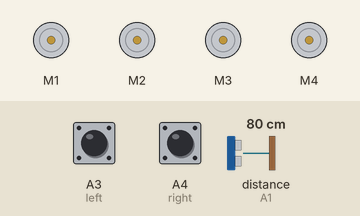
This sketch was run on a simulated Arduino Uno, built with avr-gcc and run on an emulated ATmega328P. Shown: 4 × DC motor (green arrow = forward, orange = backward, longer = faster). The test bench sets the inputs (shaded band); at power-on: distance to the obstacle (sensor on A1) 80 cm, A3 (left) HIGH, A4 (right) HIGH. The echo pulse lasts 58.3 µs per cm; what the sketch prints to the serial monitor is not drawn.

Above: at 1.2 s.
1.3 s: distance to the obstacle (sensor on A1) set to 6 cm
2.8 s: distance to the obstacle (sensor on A1) set to 3 cm
At 3.6 s:
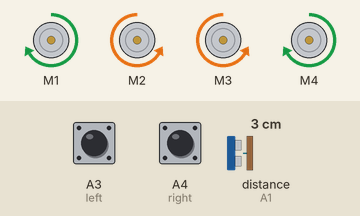
At 6.0 s:
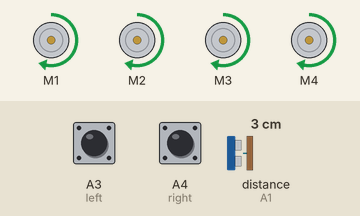
Timing chart, 0 to 11.8 s (numbered marks = the images above; inputs shaded):
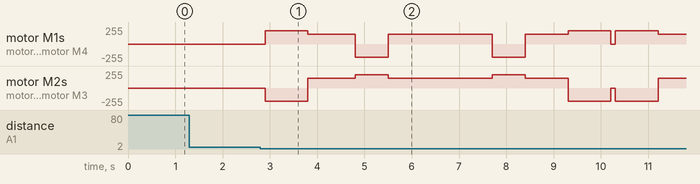

The sketch:

line_following_avoid_obstacle.ino
```cpp
//ARDUINO LINE FOLLOWING CAR//
// YOU HAVE TO INSTALL THE AFMOTOR LIBRARY BEFORE UPLOAD THE CODE//
// GO TO SKETCH >> INCLUDE LIBRARY >> ADD .ZIP LIBRARY >> SELECT AF MOTOR ZIP FILE //

//including the libraries
#include <AFMotor.h>
#include <NewPing.h>

//defining pins and variables
#define left A3
#define right A4

#define TRIG_PIN A0
#define ECHO_PIN A1
#define MAX_DISTANCE 200

//defining motors
AF_DCMotor motor1(1, MOTOR12_1KHZ);
AF_DCMotor motor2(2, MOTOR12_1KHZ);
AF_DCMotor motor3(3, MOTOR34_1KHZ);
AF_DCMotor motor4(4, MOTOR34_1KHZ);

NewPing sonar(TRIG_PIN, ECHO_PIN, MAX_DISTANCE);


void setup() {
  //declaring pin types
  pinMode(left,INPUT);
  pinMode(right,INPUT);
  //begin serial communication
  Serial.begin(9600);

}

void loop(){
  //printing values of the sensors to the serial monitor
  Serial.println(digitalRead(left));

  Serial.println(digitalRead(right));
  int distance = sonar.ping_cm();
  if(distance == 0){
    distance = 30;
  }
  if(distance <= 4 ){
    Stop();
    delay(100);
    turnRight();
    delay(900);
    moveForward();
    delay(1000);
    turnLeft();
    delay(700);
    moveForward();
    delay(2200);
    turnLeft();
    delay(700);
    moveForward();
    delay(900);
    turnRight();
    delay(900);
  }
  //line detected by both
  if(digitalRead(left)==0 && digitalRead(right)==0){
    //Forward
    moveForward();
  }
  //line detected by left sensor
  else if(digitalRead(left)==0 && !analogRead(right)==0){
    //turn left
    turnLeft();

  }
  //line detected by right sensor
  else if(!digitalRead(left)==0 && digitalRead(right)==0){
    //turn right
    turnRight();

  }
  //line detected by none
  else if(!digitalRead(left)==0 && !digitalRead(right)==0){
    //stop
    Stop();
  }

}

void moveForward(){
    motor1.run(FORWARD);
    motor1.setSpeed(150);
    motor2.run(FORWARD);
    motor2.setSpeed(150);
    motor3.run(FORWARD);
    motor3.setSpeed(150);
    motor4.run(FORWARD);
    motor4.setSpeed(150);
}

void Stop(){
    motor1.run(RELEASE);
    motor1.setSpeed(0);
    motor2.run(RELEASE);
    motor2.setSpeed(0);
    motor3.run(RELEASE);
    motor3.setSpeed(0);
    motor4.run(RELEASE);
    motor4.setSpeed(0);
}

void turnRight(){
    motor3.run(BACKWARD);
    motor3.setSpeed(200);
    motor2.run(BACKWARD);
    motor2.setSpeed(200);
    motor1.run(FORWARD);
    motor1.setSpeed(200);
    motor4.run(FORWARD);
    motor4.setSpeed(200);
}

void turnLeft(){
    motor2.run(FORWARD);
    motor2.setSpeed(200);
    motor3.run(FORWARD);
    motor3.setSpeed(200);
    motor1.run(BACKWARD);
    motor1.setSpeed(200);
    motor4.run(BACKWARD);
    motor4.setSpeed(200);
}
```

Measured:
- the behaviour switches between 5 and 4 cm on distance to the obstacle (sensor on A1) (found by bisection; images 0 and 1)
- after the input at 1.3 s, every drawn part: stays the same
